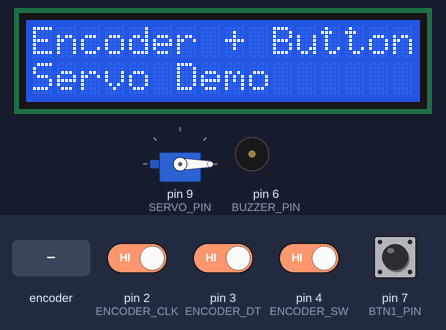
Recording of a sketch running on a simulated Arduino Nano Every. Parts: servo, 16×2 character LCD, buzzer (waves = sounding, pin HIGH). The inputs (shaded band) are chosen by the test bench; at power-on: pin 2 (ENCODER_CLK), pin 3 (ENCODER_DT), pin 4 (ENCODER_SW), pin 7 (BTN1_PIN) HIGH.

Above: at 1.2 s.
1.3 s: pin 4 (ENCODER_SW) driven LOW
At 2.5 s:
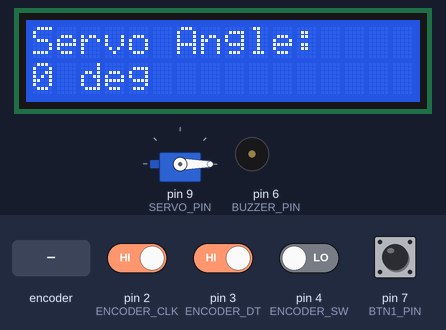
2.8 s: rotary encoder on pin 2 (ENCODER_CLK) / pin 3 (ENCODER_DT) turned 3 steps (first pin leading)
At 2.92 s:
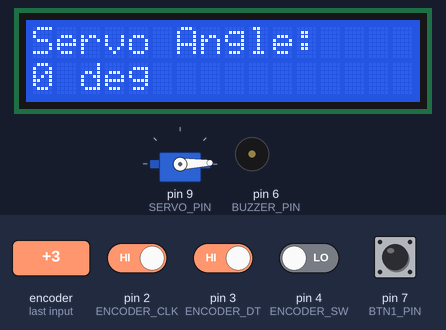
Timing chart, 0 to 5.8 s (numbered marks = the images above; inputs shaded):
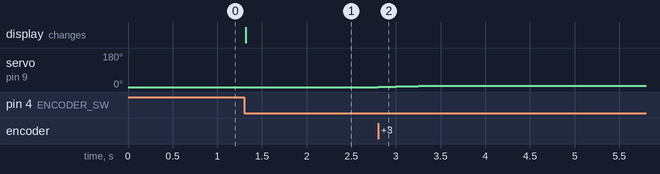

The sketch:

sketch_jun2a_Gravity_Plunger_1.ino
```cpp
/*
  Nano Every – Rotary Encoder + Two Buttons + Servo + Buzzer + I²C LCD
  -------------------------------------------------------------------
  • Rotary Encoder (CLK, DT, SW) on D2, D3, D4:
      ◦ Rotate knob → moves servo on D9 to corresponding angle (0–180°).
      ◦ Press knob (SW) → displays current servo angle on the LCD.
  • Two discrete buttons on D7 and D8:
      ◦ Press **both at once** → plays a beep on a passive transducer (AT-1224) at D6.
  • I²C LCD on A4 (SDA) / A5 (SCL) shows messages upon encoder-button presses.
  • Servo signal → D9; servo powered from 5 V/GND.
  • Passive transducer (AT-1224) “+” → D6; “–” → GND. `tone()` drives it at ~2400 Hz.

  Pin assignments:
    ENCODER_CLK → D2   (quadrature A)
    ENCODER_DT  → D3   (quadrature B)
    ENCODER_SW  → D4   (pushbutton on encoder)
    BTN1        → D7   (discrete button 1)
    BTN2        → D8   (discrete button 2)
    BUZZER_PIN  → D6   (drives passive transducer with tone())
    SERVO_PIN   → D9   (servo PWM signal)
    LCD SDA     → A4
    LCD SCL     → A5
    All buttons/encoder SW use `INPUT_PULLUP` (idle = HIGH, pressed = LOW).

  Behavior summary:
    • Turning the encoder knob increments/decrements `servoPos` (clamped 0–180).
      The servo immediately moves to that angle.
    • Pressing the encoder’s pushbutton (D4) clears the LCD and prints:
         “Servo Angle:”
         “XXX°”
    • Pressing **both** D7 and D8 simultaneously plays a 200 ms 2400 Hz tone on the AT-1224.
    • Built-in pull-ups remove need for external resistors. Debounce is handled by simple delays.

  ─────────────────────────────────────────────────────────────────────────────
*/

#include <Wire.h>
#include <LiquidCrystal_I2C.h>
#include <Servo.h>

//
// ─── PIN CONSTANTS ──────────────────────────────────────────────────────────
//
const uint8_t ENCODER_CLK  = 2;   // Quadrature A
const uint8_t ENCODER_DT   = 3;   // Quadrature B
const uint8_t ENCODER_SW   = 4;   // Encoder pushbutton
const uint8_t BTN1_PIN     = 7;   // Discrete button 1
const uint8_t BTN2_PIN     = 8;   // Discrete button 2
const uint8_t BUZZER_PIN   = 6;   // Passive transducer drive via tone()
const uint8_t SERVO_PIN    = 9;   // Servo control PWM

//
// ─── TIMING CONSTANTS ─────────────────────────────────────────────────────────
//
const uint16_t BEEP_MS     = 200; // Duration of buzzer tone
const uint16_t DEBOUNCE_MS = 250; // Debounce delay for buttons

//
// ─── GLOBAL OBJECTS & VARIABLES ──────────────────────────────────────────────
//
LiquidCrystal_I2C lcd(0x27, 16, 2);  // Adjust address to 0x3F if needed
Servo myServo;

volatile int servoPos       = 0;    // Current servo position (0–180°)
int lastEncoderCLKState     = HIGH; // Remember the last CLK state
bool encoderSwPressed       = false;

//
// ─── SETUP ───────────────────────────────────────────────────────────────────
void setup() {
  // Serial.begin(115200); // Uncomment if you want debug prints

  // Configure encoder pins
  pinMode(ENCODER_CLK, INPUT_PULLUP);
  pinMode(ENCODER_DT,  INPUT_PULLUP);
  pinMode(ENCODER_SW,  INPUT_PULLUP);

  // Configure discrete buttons
  pinMode(BTN1_PIN, INPUT_PULLUP);
  pinMode(BTN2_PIN, INPUT_PULLUP);

  // Configure buzzer pin (tone output)
  pinMode(BUZZER_PIN, OUTPUT);
  digitalWrite(BUZZER_PIN, LOW);  // Ensure no tone at startup

  // Attach servo and set initial position to 0°
  myServo.attach(SERVO_PIN);
  myServo.write(servoPos);

  // Initialize I²C LCD
  lcd.init();
  lcd.backlight();
  lcd.clear();
  lcd.setCursor(0, 0);
  lcd.print("Encoder + Buttons");
  lcd.setCursor(0, 1);
  lcd.print("Servo Demo");
}

//
// ─── LOOP ────────────────────────────────────────────────────────────────────
void loop() {
  handleEncoderRotation();   // Read quadrature, update servoPos
  handleEncoderButton();     // If encoder SW pressed → display angle
  handleDualButtons();       // If both BTN1 & BTN2 pressed → beep
}

//
// ─── HANDLE ROTARY ENCODER ROTATION ───────────────────────────────────────────
// Reads CLK pin; on a change, checks DT to determine rotation direction.
// Increments/decrements servoPos by 1°, clamps 0–180, and moves servo.
//
void handleEncoderRotation() {
  int currentCLK = digitalRead(ENCODER_CLK);

  // Detect a change (rising or falling) on CLK
  if (currentCLK != lastEncoderCLKState) {
    // Determine direction via relative state of DT
    // If DT != currentCLK, we turned clockwise; else counterclockwise.
    if (digitalRead(ENCODER_DT) != currentCLK) {
      // Clockwise → increase position
      servoPos++;
      if (servoPos > 180) {
        servoPos = 180;
      }
    } else {
      // Counterclockwise → decrease position
      servoPos--;
      if (servoPos < 0) {
        servoPos = 0;
      }
    }
    myServo.write(servoPos);  // Immediately move servo to new angle
    // Optionally uncomment below to debug:
    // Serial.print("servoPos = "); Serial.println(servoPos);
  }

  lastEncoderCLKState = currentCLK;
}

//
// ─── HANDLE ENCODER PUSHBUTTON ─────────────────────────────────────────────────
// When pressed, prints the current servoPos on the LCD. Debounces with a delay.
//
void handleEncoderButton() {
  if (digitalRead(ENCODER_SW) == LOW && !encoderSwPressed) {
    encoderSwPressed = true;

    // Clear LCD and print servo angle
    lcd.clear();
    lcd.setCursor(0, 0);
    lcd.print("Servo Angle:");
    lcd.setCursor(0, 1);
    lcd.print(servoPos);
    lcd.print(" deg");

    delay(DEBOUNCE_MS);          // crude debounce
  }
  // Wait for release
  if (digitalRead(ENCODER_SW) == HIGH) {
    encoderSwPressed = false;
  }
}

//
// ─── HANDLE DUAL BUTTON PRESS FOR BUZZER ──────────────────────────────────────
// If both BTN1_PIN and BTN2_PIN are held LOW simultaneously → play tone.
//
void handleDualButtons() {
  if (digitalRead(BTN1_PIN) == LOW && digitalRead(BTN2_PIN) == LOW) {
    // Play a 2.4 kHz tone for BEEP_MS
    tone(BUZZER_PIN, 2400);
    delay(BEEP_MS);
    noTone(BUZZER_PIN);

    // Debounce delay so you have time to release both buttons
    delay(DEBOUNCE_MS);
  }
}
```

Measured:
- after the input at 1.3 s, the display: changes at once (image 1)
- after the input at 2.8 s, servo on pin 9 (SERVO_PIN): 0° → 2° at once, → 4° 0.20 s later, → 6° 0.20 s later
